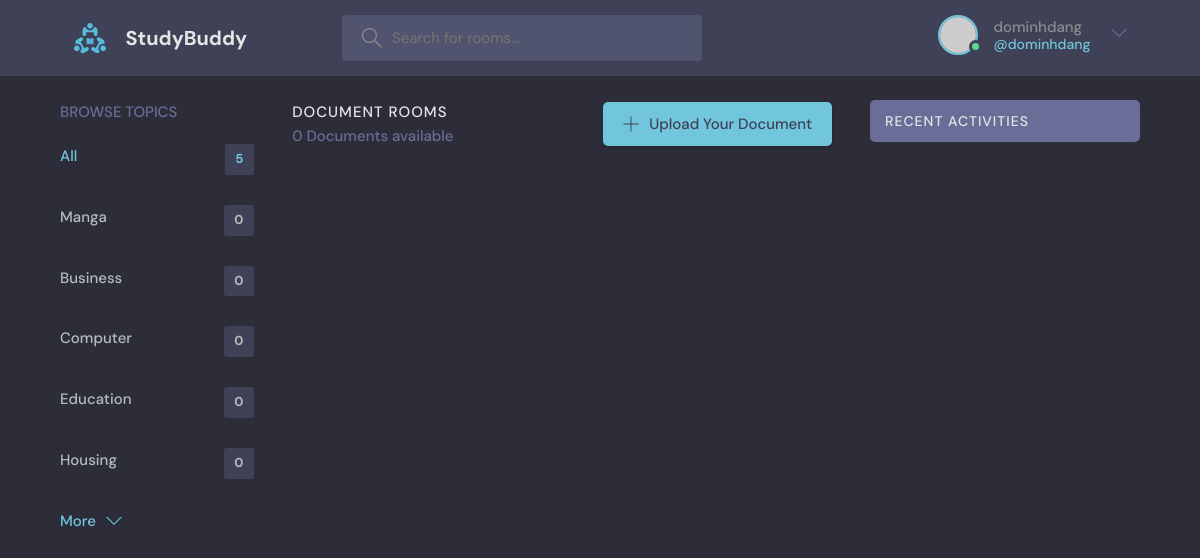
The app's page / (signed in) with its own data.
### base/models.py (models this page shows, shortened)
class Topic(models.Model):
    name = models.CharField(max_length=200)

### base/views.py (the view)
# urls.py: path('', views.home, name="home"),
def home(request):
    q = request.GET.get('q') if request.GET.get('q') != None else ''
    documents = Document.objects.filter(
        Q(topic__name__icontains=q) |
        Q(name__icontains=q) |
        Q(author__username__icontains=q) |
        Q(description__icontains=q))
    topics = Topic.objects.all()
    comments = Comment.objects.filter(Q(document__topic__name__icontains=q))
    context = {'documents': documents, 'topics': topics, 'comments': comments}
    return render(request, 'base/home.html', context)

### base/templates/base/home.html (shortened to what this page needs)
{% extends 'main.html' %}
{% block content %}
<main class="layout layout--3">
  <div class="container">
    {% include 'base/topic_component.html' %}
    <div class="roomList">
      <div class="roomList__header">
        <div>
          <h2>Document Rooms</h2>
          <p>{{documents.count}} Documents available</p>
        </div>
        <a class="btn btn--main" href="{% url 'create-document' %}">
          <svg version="1.1" xmlns="http://www.w3.org/2000/svg" width="32" height="32" viewBox="0 0 32 32">
            <title>add</title>
            <path
              d="M16.943 0.943h-1.885v14.115h-14.115v1.885h14.115v14.115h1.885v-14.115h14.115v-1.885h-14.115v-14.115z">
            </path>
          </svg>
          Upload Your Document
        </a>
      </div>
    </div>
      {% include 'base/activity_component.html' %}
  </div>
</main>
{% endblock content %}

### templates/navbar.html (shortened to what this page needs)
{% load static %}
<header class="header header--loggedIn">
    <div class="container">
        <a href="{% url 'home' %}" class="header__logo">
            <img src="{% static 'images/logo.svg' %}" />
            <h1>StudyBuddy</h1>
        </a>
        <form class="header__search" method="GET" action {% url 'home' %}>
            <label>
                <input name="q" placeholder="Search for rooms..." />
            </label>
        <nav class="header__menu">
            {% if request.user.is_authenticated %}
            <div class="header__user">
                <a href="{% url 'profile' request.user.id %}">
                    <div class="avatar avatar--medium active">
                        <img src="https://randomuser.me/api/portraits/men/37.jpg" />
                    </div>
                    <p>{{request.user.username}} <span>@{{request.user.username}}</span></p>
                </a>
                <button class="dropdown-button">
                    <svg version="1.1" xmlns="http://www.w3.org/2000/svg" width="32" height="32" viewBox="0 0 32 32">
                        <title>chevron-down</title>
                        <path d="M16 21l-13-13h-3l16 16 16-16h-3l-13 13z"></path>
                    </svg>
                </button>
            </div>
            {% else %}
            <a href={% url 'login' %}>
                <img src="{% static 'images/avatar.svg' %}" />
                <p>Login</p>
            </a>
            {% endif %}
        </nav>
    </div>
</header>

### base/templates/base/topic_component.html
<div class="topics">
    <div class="topics__header">
      <h2>Browse Topics</h2>
    </div>
    <ul class="topics__list">
      <li>
        <a href="{% url 'home' %}" class="active">All <span>{{topics.count}}</span></a>
      </li>
      {% for topic in topics %}
      <li>
        <a href="{% url 'home' %}?q={{topic.name}}">{{topic.name}} <span>{{topic.document_set.all.count}}</span></a>
      </li>
      {% endfor %}
    </ul>
    <a class="btn btn--link" href="topics.html">
      More
      <svg version="1.1" xmlns="http://www.w3.org/2000/svg" width="32" height="32" viewBox="0 0 32 32">
        <title>chevron-down</title>
        <path d="M16 21l-13-13h-3l16 16 16-16h-3l-13 13z"></path>
      </svg>
    </a>
  </div>

### records on screen
Topic: name "Manga", document_set.all.count "0"
Topic: name "Business", document_set.all.count "0"
Topic: name "Computer", document_set.all.count "0"
Topic: name "Education", document_set.all.count "0"
Topic: name "Housing", document_set.all.count "0"

### other values on screen
{{ request.user.username }} "dominhdang"
{{ topics.count }} "5"
{{ documents.count }} "0"
